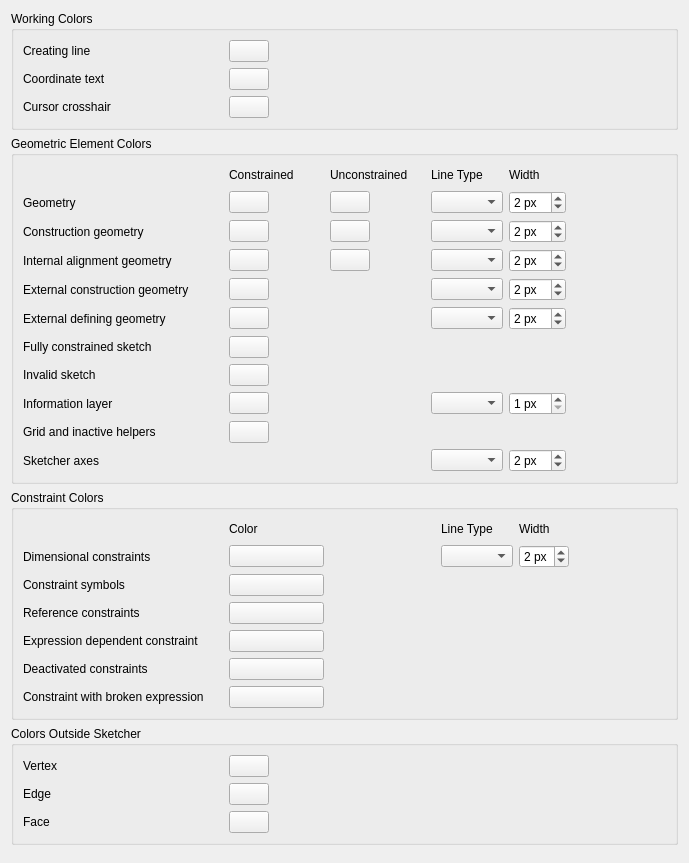
<?xml version="1.0" encoding="UTF-8"?>
<ui version="4.0">
 <class>SketcherGui::SketcherSettingsAppearance</class>
 <widget class="QWidget" name="SketcherGui::SketcherSettingsAppearance">
  <property name="geometry">
   <rect>
    <x>0</x>
    <y>0</y>
    <width>689</width>
    <height>863</height>
   </rect>
  </property>
  <property name="windowTitle">
   <string>Appearance</string>
  </property>
  <layout class="QVBoxLayout" name="verticalLayout_2">
   <item>
    <widget class="QGroupBox" name="groupBox">
     <property name="title">
      <string>Working Colors</string>
     </property>
     <layout class="QGridLayout" name="gridLayout_7">
      <item row="0" column="1">
       <layout class="QGridLayout" name="gridLayout">
        <item row="3" column="0">
         <widget class="QLabel" name="label_6">
          <property name="minimumSize">
           <size>
            <width>200</width>
            <height>0</height>
           </size>
          </property>
          <property name="text">
           <string>Creating line</string>
          </property>
         </widget>
        </item>
        <item row="3" column="1">
         <widget class="Gui::PrefColorButton" name="CreateLineColor">
          <property name="toolTip">
           <string>Color used while new sketch elements are created</string>
          </property>
          <property name="color" stdset="0">
           <color>
            <red>127</red>
            <green>127</green>
            <blue>127</blue>
           </color>
          </property>
          <property name="prefEntry" stdset="0">
           <cstring>CreateLineColor</cstring>
          </property>
          <property name="prefPath" stdset="0">
           <cstring>View</cstring>
          </property>
         </widget>
        </item>
        <item row="3" column="2">
         <spacer name="horizontalSpacer_2">
          <property name="orientation">
           <enum>Qt::Horizontal</enum>
          </property>
          <property name="sizeHint" stdset="0">
           <size>
            <width>40</width>
            <height>20</height>
           </size>
          </property>
         </spacer>
        </item>
        <item row="4" column="0">
         <widget class="QLabel" name="label_5">
          <property name="minimumSize">
           <size>
            <width>200</width>
            <height>0</height>
           </size>
          </property>
          <property name="text">
           <string>Coordinate text</string>
          </property>
         </widget>
        </item>
        <item row="4" column="1">
         <widget class="Gui::PrefColorButton" name="CursorTextColor">
          <property name="toolTip">
           <string>Text color of the coordinates</string>
          </property>
          <property name="color" stdset="0">
           <color>
            <red>0</red>
            <green>0</green>
            <blue>255</blue>
           </color>
          </property>
          <property name="prefEntry" stdset="0">
           <cstring>CursorTextColor</cstring>
          </property>
          <property name="prefPath" stdset="0">
           <cstring>View</cstring>
          </property>
         </widget>
        </item>
        <item row="5" column="0">
         <widget class="QLabel" name="label_19">
          <property name="text">
           <string>Cursor crosshair</string>
          </property>
         </widget>
        </item>
        <item row="5" column="1">
         <widget class="Gui::PrefColorButton" name="CursorCrosshairColor">
          <property name="toolTip">
           <string>Color of the crosshair cursor</string>
          </property>
          <property name="color" stdset="0">
           <color>
            <red>255</red>
            <green>255</green>
            <blue>255</blue>
           </color>
          </property>
          <property name="prefEntry" stdset="0">
           <cstring>CursorCrosshairColor</cstring>
          </property>
          <property name="prefPath" stdset="0">
           <cstring>View</cstring>
          </property>
         </widget>
        </item>
        </layout>
      </item>
     </layout>
    </widget>
   </item>
   <item>
    <widget class="QGroupBox" name="groupBox_2">
     <property name="title">
      <string>Geometric Element Colors</string>
     </property>
     <layout class="QGridLayout" name="gridLayout_6">
      <item row="1" column="1">
       <widget class="QLabel" name="label_7">
        <property name="minimumSize">
         <size>
          <width>95</width>
          <height>0</height>
         </size>
        </property>
        <property name="text">
         <string>Constrained</string>
        </property>
       </widget>
      </item>
      <item row="1" column="2">
       <widget class="QLabel" name="label_9">
        <property name="minimumSize">
         <size>
          <width>95</width>
          <height>0</height>
         </size>
        </property>
        <property name="text">
         <string>Unconstrained</string>
        </property>
       </widget>
      </item>
      <item row="1" column="3">
       <widget class="QLabel" name="label_pattern">
        <property name="text">
         <string>Line Type</string>
        </property>
       </widget>
      </item>
      <item row="1" column="4">
       <widget class="QLabel" name="label_width">
        <property name="text">
         <string>Width</string>
        </property>
       </widget>
      </item>
      <item row="1" column="5">
       <spacer name="horizontalSpacer_6">
        <property name="orientation">
         <enum>Qt::Horizontal</enum>
        </property>
        <property name="sizeHint" stdset="0">
         <size>
          <width>40</width>
          <height>20</height>
         </size>
        </property>
       </spacer>
      </item>
      <item row="5" column="0">
       <widget class="QLabel" name="label">
        <property name="text">
         <string>Geometry</string>
        </property>
       </widget>
      </item>
      <item row="5" column="1">
       <widget class="Gui::PrefColorButton" name="FullyConstraintElementColor">
        <property name="sizePolicy">
         <sizepolicy hsizetype="Maximum" vsizetype="Fixed">
          <horstretch>0</horstretch>
          <verstretch>0</verstretch>
         </sizepolicy>
        </property>
        <property name="toolTip">
         <string>Color of fully constrained normal geometry in edit mode</string>
        </property>
        <property name="color" stdset="0">
         <color>
          <red>128</red>
          <green>208</green>
          <blue>160</blue>
         </color>
        </property>
        <property name="prefEntry" stdset="0">
         <cstring>FullyConstraintElementColor</cstring>
        </property>
        <property name="prefPath" stdset="0">
         <cstring>View</cstring>
        </property>
       </widget>
      </item>
      <item row="5" column="2">
       <widget class="Gui::PrefColorButton" name="EditedEdgeColor">
        <property name="sizePolicy">
         <sizepolicy hsizetype="Maximum" vsizetype="Fixed">
          <horstretch>0</horstretch>
          <verstretch>0</verstretch>
         </sizepolicy>
        </property>
        <property name="toolTip">
         <string>Color of normal geometry in edit mode</string>
        </property>
        <property name="color" stdset="0">
         <color>
          <red>255</red>
          <green>255</green>
          <blue>255</blue>
         </color>
        </property>
        <property name="prefEntry" stdset="0">
         <cstring>EditedEdgeColor</cstring>
        </property>
        <property name="prefPath" stdset="0">
         <cstring>View</cstring>
        </property>
       </widget>
      </item>
      <item row="5" column="3">
       <widget class="QComboBox" name="EdgePattern">
        <property name="toolTip">
         <string>Line pattern of normal edges</string>
        </property>
        <property name="currentIndex">
         <number>-1</number>
        </property>
       </widget>
      </item>
      <item row="5" column="4">
       <widget class="Gui::PrefSpinBox" name="EdgeWidth">
        <property name="toolTip">
         <string>Width of normal edges</string>
        </property>
        <property name="unit" stdset="0">
         <string notr="true">px</string>
        </property>
        <property name="suffix">
         <string notr="true"> px</string>
        </property>
        <property name="minimum">
         <number>1</number>
        </property>
        <property name="maximum">
         <number>99</number>
        </property>
        <property name="value">
         <number>2</number>
        </property>
        <property name="prefEntry" stdset="0">
         <cstring>EdgeWidth</cstring>
        </property>
        <property name="prefPath" stdset="0">
         <cstring>Mod/Sketcher/View</cstring>
        </property>
       </widget>
      </item>
      <item row="7" column="0">
       <widget class="QLabel" name="label_3">
        <property name="text">
         <string>Construction geometry</string>
        </property>
       </widget>
      </item>
      <item row="7" column="1">
       <widget class="Gui::PrefColorButton" name="FullyConstraintConstructionElementColor">
        <property name="sizePolicy">
         <sizepolicy hsizetype="Maximum" vsizetype="Fixed">
          <horstretch>0</horstretch>
          <verstretch>0</verstretch>
         </sizepolicy>
        </property>
        <property name="toolTip">
         <string>Color of fully constrained construction geometry in edit mode</string>
        </property>
        <property name="color" stdset="0">
         <color>
          <red>143</red>
          <green>169</green>
          <blue>253</blue>
         </color>
        </property>
        <property name="prefEntry" stdset="0">
         <cstring>FullyConstraintConstructionElementColor</cstring>
        </property>
        <property name="prefPath" stdset="0">
         <cstring>View</cstring>
        </property>
       </widget>
      </item>
      <item row="7" column="2">
       <widget class="Gui::PrefColorButton" name="ConstructionColor">
        <property name="sizePolicy">
         <sizepolicy hsizetype="Maximum" vsizetype="Fixed">
          <horstretch>0</horstretch>
          <verstretch>0</verstretch>
         </sizepolicy>
        </property>
        <property name="toolTip">
         <string>Color of construction geometry in edit mode</string>
        </property>
        <property name="color" stdset="0">
         <color>
          <red>0</red>
          <green>0</green>
          <blue>220</blue>
         </color>
        </property>
        <property name="prefEntry" stdset="0">
         <cstring>ConstructionColor</cstring>
        </property>
        <property name="prefPath" stdset="0">
         <cstring>View</cstring>
        </property>
       </widget>
      </item>
      <item row="7" column="3">
       <widget class="QComboBox" name="ConstructionPattern">
        <property name="toolTip">
         <string>Line pattern of construction edges</string>
        </property>
        <property name="currentIndex">
         <number>-1</number>
        </property>
       </widget>
      </item>
      <item row="7" column="4">
       <widget class="Gui::PrefSpinBox" name="ConstructionWidth">
        <property name="toolTip">
         <string>Width of construction edges</string>
        </property>
        <property name="unit" stdset="0">
         <string notr="true">px</string>
        </property>
        <property name="suffix">
         <string notr="true"> px</string>
        </property>
        <property name="minimum">
         <number>1</number>
        </property>
        <property name="maximum">
         <number>99</number>
        </property>
        <property name="value">
         <number>2</number>
        </property>
        <property name="prefEntry" stdset="0">
         <cstring>ConstructionWidth</cstring>
        </property>
        <property name="prefPath" stdset="0">
         <cstring>Mod/Sketcher/View</cstring>
        </property>
       </widget>
      </item>
      <item row="8" column="0">
       <widget class="QLabel" name="label_ia">
        <property name="text">
         <string>Internal alignment geometry</string>
        </property>
       </widget>
      </item>
      <item row="8" column="1">
       <widget class="Gui::PrefColorButton" name="FullyConstraintInternalAlignmentColor">
        <property name="sizePolicy">
         <sizepolicy hsizetype="Maximum" vsizetype="Fixed">
          <horstretch>0</horstretch>
          <verstretch>0</verstretch>
         </sizepolicy>
        </property>
        <property name="toolTip">
         <string>Color of fully constrained internal alignment geometry in edit mode</string>
        </property>
        <property name="color" stdset="0">
         <color>
          <red>222</red>
          <green>222</green>
          <blue>200</blue>
         </color>
        </property>
        <property name="prefEntry" stdset="0">
         <cstring>FullyConstraintInternalAlignmentColor</cstring>
        </property>
        <property name="prefPath" stdset="0">
         <cstring>View</cstring>
        </property>
       </widget>
      </item>
      <item row="8" column="2">
       <widget class="Gui::PrefColorButton" name="InternalAlignedGeoColor">
        <property name="sizePolicy">
         <sizepolicy hsizetype="Maximum" vsizetype="Fixed">
          <horstretch>0</horstretch>
          <verstretch>0</verstretch>
         </sizepolicy>
        </property>
        <property name="toolTip">
         <string>Color of internal alignment geometry in edit mode</string>
        </property>
        <property name="color" stdset="0">
         <color>
          <red>178</red>
          <green>178</green>
          <blue>127</blue>
         </color>
        </property>
        <property name="prefEntry" stdset="0">
         <cstring>InternalAlignedGeoColor</cstring>
        </property>
        <property name="prefPath" stdset="0">
         <cstring>View</cstring>
        </property>
       </widget>
      </item>
      <item row="8" column="3">
       <widget class="QComboBox" name="InternalPattern">
        <property name="toolTip">
         <string>Line pattern of internal aligned edges</string>
        </property>
        <property name="currentIndex">
         <number>-1</number>
        </property>
       </widget>
      </item>
      <item row="8" column="4">
       <widget class="Gui::PrefSpinBox" name="InternalWidth">
        <property name="toolTip">
         <string>Width of internal aligned edges</string>
        </property>
        <property name="unit" stdset="0">
         <string notr="true">px</string>
        </property>
        <property name="suffix">
         <string notr="true"> px</string>
        </property>
        <property name="minimum">
         <number>1</number>
        </property>
        <property name="maximum">
         <number>99</number>
        </property>
        <property name="value">
         <number>2</number>
        </property>
        <property name="prefEntry" stdset="0">
         <cstring>InternalWidth</cstring>
        </property>
        <property name="prefPath" stdset="0">
         <cstring>Mod/Sketcher/View</cstring>
        </property>
       </widget>
      </item>
      <item row="9" column="0">
       <widget class="QLabel" name="label_20">
        <property name="text">
         <string>External construction geometry</string>
        </property>
       </widget>
      </item>
      <item row="9" column="1">
       <widget class="Gui::PrefColorButton" name="ExternalColor">
        <property name="sizePolicy">
         <sizepolicy hsizetype="Maximum" vsizetype="Fixed">
          <horstretch>0</horstretch>
          <verstretch>0</verstretch>
         </sizepolicy>
        </property>
        <property name="toolTip">
         <string>Color of external construction geometry in edit mode</string>
        </property>
        <property name="color" stdset="0">
         <color>
          <red>204</red>
          <green>51</green>
          <blue>115</blue>
         </color>
        </property>
        <property name="prefEntry" stdset="0">
         <cstring>ExternalColor</cstring>
        </property>
        <property name="prefPath" stdset="0">
         <cstring>View</cstring>
        </property>
       </widget>
      </item>
      <item row="9" column="3">
       <widget class="QComboBox" name="ExternalPattern">
        <property name="toolTip">
         <string>Line pattern of external construction edges</string>
        </property>
        <property name="currentIndex">
         <number>-1</number>
        </property>
       </widget>
      </item>
      <item row="9" column="4">
       <widget class="Gui::PrefSpinBox" name="ExternalWidth">
        <property name="toolTip">
         <string>Width of external construction edges</string>
        </property>
        <property name="unit" stdset="0">
         <string notr="true">px</string>
        </property>
        <property name="suffix">
         <string notr="true"> px</string>
        </property>
        <property name="minimum">
         <number>1</number>
        </property>
        <property name="maximum">
         <number>99</number>
        </property>
        <property name="value">
         <number>2</number>
        </property>
        <property name="prefEntry" stdset="0">
         <cstring>ExternalWidth</cstring>
        </property>
        <property name="prefPath" stdset="0">
         <cstring>Mod/Sketcher/View</cstring>
        </property>
       </widget>
      </item>
	  <item row="10" column="0">
       <widget class="QLabel" name="label_21">
        <property name="text">
         <string>External defining geometry</string>
        </property>
       </widget>
      </item>
      <item row="10" column="1">
       <widget class="Gui::PrefColorButton" name="ExternalDefiningColor">
        <property name="sizePolicy">
         <sizepolicy hsizetype="Maximum" vsizetype="Fixed">
          <horstretch>0</horstretch>
          <verstretch>0</verstretch>
         </sizepolicy>
        </property>
        <property name="toolTip">
         <string>Color of external defining geometry in edit mode</string>
        </property>
        <property name="color" stdset="0">
         <color>
          <red>204</red>
          <green>51</green>
          <blue>153</blue>
         </color>
        </property>
        <property name="prefEntry" stdset="0">
         <cstring>ExternalDefiningColor</cstring>
        </property>
        <property name="prefPath" stdset="0">
         <cstring>View</cstring>
        </property>
       </widget>
      </item>
	  <item row="10" column="3">
       <widget class="QComboBox" name="ExternalDefiningPattern">
        <property name="toolTip">
         <string>Line pattern of external defining edges</string>
        </property>
        <property name="currentIndex">
         <number>-1</number>
        </property>
       </widget>
      </item>
      <item row="10" column="4">
       <widget class="Gui::PrefSpinBox" name="ExternalDefiningWidth">
        <property name="toolTip">
         <string>Width of external defining edges</string>
        </property>
        <property name="unit" stdset="0">
         <string notr="true">px</string>
        </property>
        <property name="suffix">
         <string notr="true"> px</string>
        </property>
        <property name="minimum">
         <number>1</number>
        </property>
        <property name="maximum">
         <number>99</number>
        </property>
        <property name="value">
         <number>2</number>
        </property>
        <property name="prefEntry" stdset="0">
         <cstring>ExternalDefiningWidth</cstring>
        </property>
        <property name="prefPath" stdset="0">
         <cstring>Mod/Sketcher/View</cstring>
        </property>
       </widget>
      </item>
      <item row="11" column="0">
       <widget class="QLabel" name="label_45">
        <property name="minimumSize">
         <size>
          <width>200</width>
          <height>0</height>
         </size>
        </property>
        <property name="text">
         <string>Fully constrained sketch</string>
        </property>
       </widget>
      </item>
      <item row="11" column="1">
       <widget class="Gui::PrefColorButton" name="FullyConstrainedColor">
        <property name="sizePolicy">
         <sizepolicy hsizetype="Maximum" vsizetype="Fixed">
          <horstretch>0</horstretch>
          <verstretch>0</verstretch>
         </sizepolicy>
        </property>
        <property name="toolTip">
         <string>Color of geometry indicating a fully constrained sketch</string>
        </property>
        <property name="color" stdset="0">
         <color>
          <red>0</red>
          <green>255</green>
          <blue>0</blue>
         </color>
        </property>
        <property name="prefEntry" stdset="0">
         <cstring>FullyConstrainedColor</cstring>
        </property>
        <property name="prefPath" stdset="0">
         <cstring>View</cstring>
        </property>
       </widget>
      </item>
      <item row="12" column="0">
       <widget class="QLabel" name="label_4">
        <property name="text">
         <string>Invalid sketch</string>
        </property>
       </widget>
      </item>
      <item row="12" column="1">
       <widget class="Gui::PrefColorButton" name="InvalidSketchColor">
        <property name="sizePolicy">
         <sizepolicy hsizetype="Maximum" vsizetype="Fixed">
          <horstretch>0</horstretch>
          <verstretch>0</verstretch>
         </sizepolicy>
        </property>
        <property name="toolTip">
         <string>Color of geometry indicating an invalid sketch</string>
        </property>
        <property name="color" stdset="0">
         <color>
          <red>255</red>
          <green>109</green>
          <blue>0</blue>
         </color>
        </property>
        <property name="prefEntry" stdset="0">
         <cstring>InvalidSketchColor</cstring>
        </property>
        <property name="prefPath" stdset="0">
         <cstring>View</cstring>
        </property>
       </widget>
      </item>
      <item row="14" column="0">
       <widget class="QLabel" name="label_3">
        <property name="text">
         <string>Information layer</string>
        </property>
       </widget>
      </item>
      <item row="14" column="1">
       <widget class="Gui::PrefColorButton" name="InformationColor">
        <property name="sizePolicy">
         <sizepolicy hsizetype="Maximum" vsizetype="Fixed">
          <horstretch>0</horstretch>
          <verstretch>0</verstretch>
         </sizepolicy>
        </property>
        <property name="toolTip">
         <string>Color of arc and line helpers and also bspline polygon, comb...</string>
        </property>
        <property name="color" stdset="0">
         <color>
          <red>0</red>
          <green>255</green>
          <blue>0</blue>
         </color>
        </property>
        <property name="prefEntry" stdset="0">
         <cstring>InformationColor</cstring>
        </property>
        <property name="prefPath" stdset="0">
         <cstring>View</cstring>
        </property>
       </widget>
      </item>
      <item row="14" column="3">
       <widget class="QComboBox" name="InformationPattern">
        <property name="toolTip">
         <string>Line pattern of information edges</string>
        </property>
        <property name="currentIndex">
         <number>-1</number>
        </property>
       </widget>
      </item>
      <item row="14" column="4">
       <widget class="Gui::PrefSpinBox" name="InformationWidth">
        <property name="toolTip">
         <string>Width of information edges</string>
        </property>
        <property name="unit" stdset="0">
         <string notr="true">px</string>
        </property>
        <property name="suffix">
         <string notr="true"> px</string>
        </property>
        <property name="minimum">
         <number>1</number>
        </property>
        <property name="maximum">
         <number>99</number>
        </property>
        <property name="value">
         <number>1</number>
        </property>
        <property name="prefEntry" stdset="0">
         <cstring>InformationWidth</cstring>
        </property>
        <property name="prefPath" stdset="0">
         <cstring>Mod/Sketcher/View</cstring>
        </property>
       </widget>
      </item>
      <item row="15" column="0">
       <widget class="QLabel" name="labelGridLineColor">
        <property name="text">
         <string>Grid and inactive helpers</string>
        </property>
        <property name="buddy">
         <cstring>GridLineColor</cstring>
        </property>
       </widget>
      </item>
      <item row="15" column="1">
       <widget class="Gui::PrefColorButton" name="GridLineColor">
        <property name="sizePolicy">
         <sizepolicy hsizetype="Maximum" vsizetype="Fixed">
          <horstretch>0</horstretch>
          <verstretch>0</verstretch>
         </sizepolicy>
        </property>
        <property name="toolTip">
         <string>Color of sketch grid lines and inactive helper lines</string>
        </property>
        <property name="color" stdset="0">
         <color>
          <red>178</red>
          <green>178</green>
          <blue>178</blue>
         </color>
        </property>
        <property name="prefEntry" stdset="0">
         <cstring>GridLineColor</cstring>
        </property>
        <property name="prefPath" stdset="0">
         <cstring>Mod/Sketcher/General</cstring>
        </property>
       </widget>
      </item>
      <item row="16" column="0">
       <widget class="QLabel" name="label_axislines">
        <property name="text">
         <string>Sketcher axes</string>
        </property>
       </widget>
      </item>
      <item row="16" column="3">
       <widget class="QComboBox" name="AxisLinePattern">
        <property name="toolTip">
         <string>Line pattern of sketcher axes</string>
        </property>
        <property name="currentIndex">
         <number>-1</number>
        </property>
       </widget>
      </item>
      <item row="16" column="4">
        <widget class="Gui::PrefSpinBox" name="AxisLineWidth">
         <property name="toolTip">
          <string>Width of the sketcher axes</string>
         </property>
         <property name="suffix">
           <string notr="true"> px</string>
         </property>
         <property name="minimum">
          <number>1</number>
         </property>
         <property name="maximum">
           <number>99</number>
         </property>
         <property name="value">
           <number>2</number>
         </property>
         <property name="prefEntry" stdset="0">
           <cstring>AxisLineWidth</cstring>
         </property>
         <property name="prefPath" stdset="0">
           <cstring>Mod/Sketcher/View</cstring>
         </property>
        </widget>
      </item>
     </layout>
    </widget>
   </item>
   <item>
    <widget class="QGroupBox" name="groupBoxSketcherColor">
     <property name="title">
      <string>Constraint Colors</string>
     </property>
     <layout class="QHBoxLayout" name="horizontalLayout_2">
      <item>
       <layout class="QGridLayout" name="gridLayout_2">
        <item row="1" column="0">
          <widget class="QLabel" name="labelOtherItem">
            <property name="minimumSize">
            <size>
              <width>200</width>
              <height>0</height>
            </size>
            </property>
            <property name="text">
            <string></string>
            </property>
          </widget>
          </item>
          <item row="1" column="1">
          <widget class="QLabel" name="labelOtherColor">
            <property name="minimumSize">
            <size>
              <width>95</width>
              <height>0</height>
            </size>
            </property>
            <property name="text">
            <string>Color</string>
            </property>
          </widget>
          </item>
          <item row="1" column="2">
          <widget class="QLabel" name="labelOtherSpacing">
            <property name="minimumSize">
            <size>
              <width>105</width>
              <height>0</height>
            </size>
            </property>
            <property name="text">
            <string></string>
            </property>
          </widget>
          </item>
          <item row="1" column="3">
          <widget class="QLabel" name="labelOtherLinetype">
            <property name="text">
            <string>Line Type</string>
            </property>
          </widget>
          </item>
          <item row="1" column="4">
          <widget class="QLabel" name="labelOtherWidth">
            <property name="text">
            <string>Width</string>
            </property>
          </widget>
          </item>
          <item row="1" column="5">
          <spacer name="horizontalSpacer_other">
            <property name="orientation">
            <enum>Qt::Horizontal</enum>
            </property>
            <property name="sizeHint" stdset="0">
            <size>
              <width>40</width>
              <height>20</height>
            </size>
            </property>
          </spacer>
          </item>
          <item row="5" column="0">
          <widget class="QLabel" name="dimensionalConstraintTitle">
            <property name="minimumSize">
            <size>
              <width>200</width>
              <height>0</height>
            </size>
            </property>
            <property name="text">
            <string>Dimensional constraints</string>
            </property>
          </widget>
          </item>
          <item row="5" column="1">
            <widget class="Gui::PrefColorButton" name="DatumColor">
              <property name="toolTip">
              <string>Color of dimensional driving constraints in edit mode</string>
              </property>
              <property name="color" stdset="0">
              <color>
                <red>255</red>
                <green>38</green>
                <blue>0</blue>
              </color>
              </property>
              <property name="prefEntry" stdset="0">
              <cstring>ConstrainedDimColor</cstring>
              </property>
              <property name="prefPath" stdset="0">
              <cstring>View</cstring>
              </property>
            </widget>
          </item>
          <item row="5" column="3">
          <widget class="QComboBox" name="DimensionalConstraintLinePattern">
            <property name="toolTip">
            <string>Line pattern of dimensional constraints in edit mode</string>
            </property>
            <property name="currentIndex">
            <number>-1</number>
            </property>
          </widget>
          </item>
          <item row="5" column="4">
          <widget class="Gui::PrefSpinBox" name="DimensionalConstraintLineWidth">
            <property name="toolTip">
            <string>Width of dimensional constraints in edit mode</string>
            </property>
            <property name="unit" stdset="0">
            <string notr="true">px</string>
            </property>
            <property name="suffix">
            <string notr="true"> px</string>
            </property>
            <property name="minimum">
            <number>1</number>
            </property>
            <property name="maximum">
            <number>4</number>
            </property>
            <property name="value">
            <number>2</number>
            </property>
            <property name="prefEntry" stdset="0">
            <cstring>DimensionalConstraintLineWidth</cstring>
            </property>
            <property name="prefPath" stdset="0">
            <cstring>Mod/Sketcher/View</cstring>
            </property>
          </widget>
        </item>
        <item row="10" column="0">
         <widget class="QLabel" name="label_14">
          <property name="minimumSize">
           <size>
            <width>200</width>
            <height>0</height>
           </size>
          </property>
          <property name="text">
           <string>Constraint symbols</string>
          </property>
         </widget>
        </item>
        <item row="10" column="1">
         <widget class="Gui::PrefColorButton" name="ConstrainedColor">
          <property name="toolTip">
           <string>Color of driving constraints in edit mode</string>
          </property>
          <property name="color" stdset="0">
           <color>
            <red>255</red>
            <green>38</green>
            <blue>0</blue>
           </color>
          </property>
          <property name="prefEntry" stdset="0">
           <cstring>ConstrainedIcoColor</cstring>
          </property>
          <property name="prefPath" stdset="0">
           <cstring>View</cstring>
          </property>
         </widget>
        </item>
        <item row="12" column="0">
         <widget class="QLabel" name="label_8">
          <property name="text">
           <string>Reference constraints</string>
          </property>
         </widget>
        </item>
        <item row="12" column="1">
         <widget class="Gui::PrefColorButton" name="NonDrivingConstraintColor">
          <property name="toolTip">
           <string>Color of reference constraints in edit mode</string>
          </property>
          <property name="color" stdset="0">
           <color>
            <red>0</red>
            <green>38</green>
            <blue>255</blue>
           </color>
          </property>
          <property name="prefEntry" stdset="0">
           <cstring>NonDrivingConstrDimColor</cstring>
          </property>
          <property name="prefPath" stdset="0">
           <cstring>View</cstring>
          </property>
         </widget>
        </item>
        <item row="13" column="0">
         <widget class="QLabel" name="labelexpr">
          <property name="text">
           <string>Expression dependent constraint</string>
          </property>
         </widget>
        </item>
        <item row="13" column="1">
         <widget class="Gui::PrefColorButton" name="ExprBasedConstrDimColor">
          <property name="toolTip">
           <string>Color of expression dependent constraints in edit mode</string>
          </property>
          <property name="color" stdset="0">
           <color>
            <red>255</red>
            <green>127</green>
            <blue>38</blue>
           </color>
          </property>
          <property name="prefEntry" stdset="0">
           <cstring>ExprBasedConstrDimColor</cstring>
          </property>
          <property name="prefPath" stdset="0">
           <cstring>View</cstring>
          </property>
         </widget>
        </item>
        <item row="15" column="0">
         <widget class="QLabel" name="labelBrokenExpression">
          <property name="text"><string>Constraint with broken expression</string></property>
         </widget>
        </item>
        <item row="15" column="1">
         <widget class="Gui::PrefColorButton" name="BrokenExpressionConstrDimColor">
          <property name="toolTip"><string>Color of constraints with broken expressions in edit mode</string></property>
          <property name="color" stdset="0"><color><red>208</red><green>32</green><blue>208</blue></color></property>
          <property name="prefEntry" stdset="0"><cstring>BrokenExpressionConstrDimColor</cstring></property>
          <property name="prefPath" stdset="0"><cstring>View</cstring></property>
         </widget>
        </item>
        <item row="14" column="0">
         <widget class="QLabel" name="labeldeact">
          <property name="text">
           <string>Deactivated constraints</string>
          </property>
         </widget>
        </item>
        <item row="14" column="1">
         <widget class="Gui::PrefColorButton" name="DeactivatedConstrDimColor">
          <property name="toolTip">
           <string>Color of deactivated constraints in edit mode</string>
          </property>
          <property name="color" stdset="0">
           <color>
            <red>127</red>
            <green>127</green>
            <blue>127</blue>
           </color>
          </property>
          <property name="prefEntry" stdset="0">
           <cstring>DeactivatedConstrDimColor</cstring>
          </property>
          <property name="prefPath" stdset="0">
           <cstring>View</cstring>
          </property>
         </widget>
        </item>
       </layout>
      </item>
      <item>
       <spacer name="horizontalSpacer_4">
        <property name="orientation">
         <enum>Qt::Horizontal</enum>
        </property>
        <property name="sizeHint" stdset="0">
         <size>
          <width>40</width>
          <height>20</height>
         </size>
        </property>
       </spacer>
      </item>
     </layout>
    </widget>
   </item>
   <item>
    <widget class="QGroupBox" name="groupBox_3">
     <property name="title">
      <string>Colors Outside Sketcher</string>
     </property>
     <layout class="QGridLayout" name="gridLayout_4">
      <item row="0" column="0">
       <widget class="QLabel" name="label_18">
        <property name="text">
         <string>Vertex</string>
        </property>
       </widget>
      </item>
      <item row="0" column="1">
       <widget class="Gui::PrefColorButton" name="SketchVertexColor">
        <property name="toolTip">
         <string>Color of vertices outside edit mode</string>
        </property>
        <property name="color" stdset="0">
         <color>
          <red>255</red>
          <green>255</green>
          <blue>255</blue>
         </color>
        </property>
        <property name="prefEntry" stdset="0">
         <cstring>SketchVertexColor</cstring>
        </property>
        <property name="prefPath" stdset="0">
         <cstring>View</cstring>
        </property>
       </widget>
      </item>
      <item row="0" column="2">
       <spacer name="horizontalSpacer">
        <property name="orientation">
         <enum>Qt::Horizontal</enum>
        </property>
        <property name="sizeHint" stdset="0">
         <size>
          <width>40</width>
          <height>20</height>
         </size>
        </property>
       </spacer>
      </item>
      <item row="1" column="0">
       <widget class="QLabel" name="label_17">
        <property name="minimumSize">
         <size>
          <width>200</width>
          <height>0</height>
         </size>
        </property>
        <property name="text">
         <string>Edge</string>
        </property>
       </widget>
      </item>
      <item row="1" column="1">
       <widget class="Gui::PrefColorButton" name="SketchEdgeColor">
        <property name="toolTip">
         <string>Color of edges outside edit mode</string>
        </property>
        <property name="color" stdset="0">
         <color>
          <red>255</red>
          <green>255</green>
          <blue>255</blue>
         </color>
        </property>
        <property name="prefEntry" stdset="0">
         <cstring>SketchEdgeColor</cstring>
        </property>
        <property name="prefPath" stdset="0">
         <cstring>View</cstring>
        </property>
       </widget>
      </item>
      <item row="2" column="0">
       <widget class="QLabel" name="label_10">
        <property name="text">
         <string>Face</string>
        </property>
       </widget>
      </item>
      <item row="2" column="1">
       <widget class="Gui::PrefColorButton" name="InternalFaceColor">
        <property name="sizePolicy">
         <sizepolicy hsizetype="Maximum" vsizetype="Fixed">
          <horstretch>0</horstretch>
          <verstretch>0</verstretch>
         </sizepolicy>
        </property>
        <property name="toolTip">
         <string>Color of internal faces formed by intersecting geometry or closed loops in the sketch</string>
        </property>
        <property name="color" stdset="0">
         <color alpha="64">
          <red>245</red>
          <green>159</green>
          <blue>0</blue>
         </color>
        </property>
        <property name="prefEntry" stdset="0">
         <cstring>SketchFaceColor</cstring>
        </property>
        <property name="prefPath" stdset="0">
         <cstring>Mod/Sketcher/General</cstring>
        </property>
       </widget>
      </item>
     </layout>
    </widget>
   </item>
   <item>
    <spacer name="verticalSpacer">
     <property name="orientation">
      <enum>Qt::Vertical</enum>
     </property>
     <property name="sizeHint" stdset="0">
      <size>
       <width>20</width>
       <height>40</height>
      </size>
     </property>
    </spacer>
   </item>
  </layout>
 </widget>
 <customwidgets>
  <customwidget>
   <class>Gui::PrefSpinBox</class>
   <extends>QSpinBox</extends>
   <header>Gui/PrefWidgets.h</header>
  </customwidget>
  <customwidget>
   <class>Gui::ColorButton</class>
   <extends>QPushButton</extends>
   <header>Gui/Widgets.h</header>
  </customwidget>
  <customwidget>
   <class>Gui::PrefColorButton</class>
   <extends>Gui::ColorButton</extends>
   <header>Gui/PrefWidgets.h</header>
  </customwidget>
 </customwidgets>
 <resources/>
 <connections/>
</ui>
